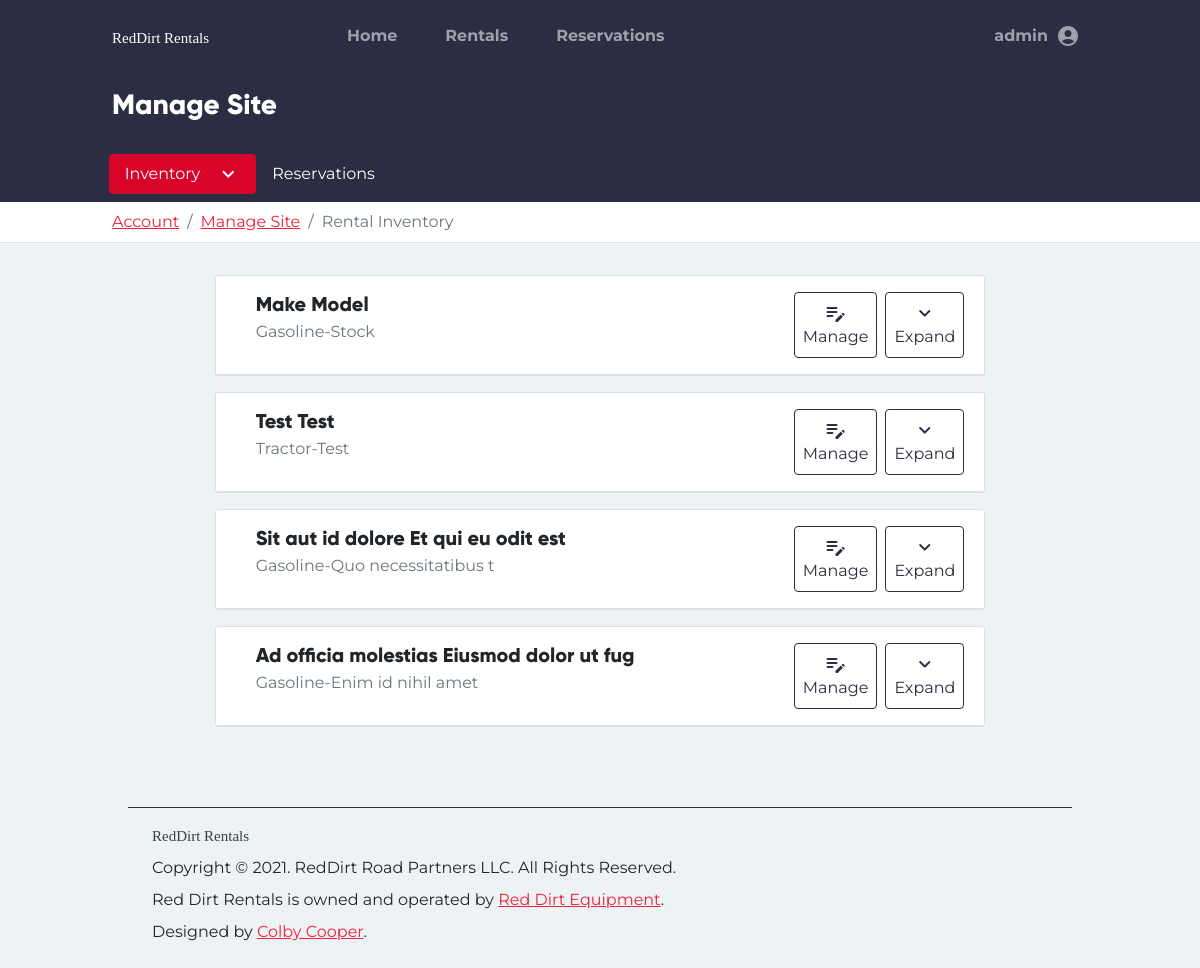
Page /admin/inventory (signed in) on the committed database.
### tables this page shows
CREATE TABLE users (
    id INTEGER PRIMARY KEY AUTOINCREMENT,
    firstname TEXT NOT NULL,
    lastname TEXT NOT NULL,
    phonenumber TEXT NOT NULL,
    email TEXT NOT NULL,
    password BLOB NOT NULL,
    groups TEXT NOT NULL,
    address TEXT NOT NULL,
    city TEXT NOT NULL,
    state TEXT NOT NULL,
    zip TEXT NOT NULL
);

CREATE TABLE inventory (
    id INTEGER PRIMARY KEY AUTOINCREMENT,
    category TEXT,
    make TEXT,
    model TEXT,
    fuel_type TEXT,
    horsepower TEXT, 
    deck_size TEXT,
    implements TEXT,
    stock TEXT,
    drive TEXT,
    rate FLOAT,
    image_paths BLOB,
    job_category TEXT,
    price_range TEXT, 
    is_available INTEGER DEFAULT 1,
    available_on DATE,
    rented_by TEXT,
    rent_queue TEXT,
    is_shown INTEGER DEFAULT 1,
    description TEXT,
    features TEXT
);

### rentals_app/admin.py (the view)
@admin.route('/inventory')
@login_required
@admin_only
def inventory():
    con, cur = helpers.connect_to_db()
    ids = list(cur.execute("SELECT id FROM inventory;").fetchall())
    rentals = []
    for id_list in ids:
        for id in id_list:
            rentals.append(Rental().find_rental(id))
    for rental in rentals:
        rental.implements = list(
            rental.implements
            .replace('[', '')
            .replace(']', '')
            .replace('\'', '')
            .split(',')
        )
        rental.image_paths = list(
            rental.image_paths
            .replace('[', '')
            .replace(']', '')
            .replace("'", '')
            .split(',')
        )
    reservations = list(cur.execute('SELECT * FROM reservations;').fetchall())
    con.close()
    return render_template('admin/index.html', rentals=rentals, reservations=reservations)

### rentals_app/auth.py (called while the page is built)
@auth.before_app_request
def fetch_current_user():
    userid = session.get('userid')
    if userid is None:
        g.user = None
    else:
        g.user = User.find_user(userid)

def login_required(view):
    @functools.wraps(view)
    def wrapped_view(**kwargs):
        if g.user is None:
            return redirect(url_for('auth.login'))
        if session.get('expire') < datetime.now():
            session.clear()
            flash('We care about your security. Please login again.')
            return redirect(url_for('auth.login'))
        return view(**kwargs)
    return wrapped_view

def admin_only(view):
    @functools.wraps(view)
    def wrapped_view(**kwargs):
        if g.user is None:
            return redirect(url_for('auth.login'))
        if g.user is not None and g.user.groups != 'admin':
            session.clear()
            return redirect(url_for('auth.login'))
        return view(**kwargs)
    return wrapped_view

### rentals_app/helpers.py (called while the page is built)
def connect_to_db():
    con = sqlite3.connect('/Users/colby/RedDirtRentals/database.db')
    return con, con.cursor()

### rentals_app/models/user.py (called while the page is built)
    def find_user(id) -> 'User':
        con, cur = helpers.connect_to_db()
        sql = """
        SELECT * FROM users WHERE id='{}'
        """.format(id)
        try:
            db = cur.execute(sql).fetchone()
            con.commit()
            return User(
                userid=db[0],
                firstname=db[1],
                lastname=db[2],
                phonenumber=db[3],
                email=db[4],
                password=db[5],
                groups=db[6],
                address=db[7],
                city=db[8],
                state=db[9],
                zip=db[10]
            )
        except Exception as ex:
            con.rollback()
            raise ex
        finally:
            con.close()

### rentals_app/templates/admin/index.html (shortened to what this page needs)
{% extends "base.html" %}
{% block content %}
<div class="container-fluid bg-dark">
    <div class="row">
        <div class="col-md-10 mx-auto">
            <h3 class="text-white py-3 fw-bold">Manage Site</h3>
        </div>
    </div>
</div>
<div class="container-fluid p-2 bg-dark">
    <div class="row">
        <div class="col-md-10 mx-auto">
            <ul class="nav nav-pills"
                id="tab_root">
                <li class="nav-item dropdown">
                    <a class="nav-link dropdown-toggle active bg-info text-white d-flex flex-row"
                       data-bs-toggle="dropdown"
                       id="inventory_active_elem"
                       role="button"
                       aria-expanded="false">
                        Inventory
                        <span class="material-icons-sharp ms-3">
                        </span>
                    </a>
                </li>
                <li class="nav-item">
                    <a class="nav-link text-white"
                       href="{{url_for('admin.reservations') }}"
                       id="reservations_tab_selector">
                        Reservations
                    </a>
                </li>
            </ul>
        </div>
    </div>
</div>
<div class="container-fluid bg-white border-bottom">
    <div class="row">
        <div class="col-md-10 mx-auto justify-content-center py-2">
            <nav aria-label="breadcrumb">
                <ol class="breadcrumb mb-0">
                    <li class="breadcrumb-item"><a href="/account">Account</a></li>
                    <li class="breadcrumb-item"><a href="/admin">Manage Site</a></li>
                    <li class="breadcrumb-item active"
                        aria-current="page">Rental Inventory</li>
                </ol>
            </nav>
        </div>
    </div>
</div>
<div class="container-fluid p-3 mb-3"
     id="inventory_tab_content">
    <div class="row">
        <div class="col-md-8 mx-auto">
            {% for rental in rentals %}
            <div class="card my-3"
                 id="inventory-panel-{{ rental.rental_id }}">
                <div class="card-header bg-white d-flex flex-row p-3 ">
                    <div class="container">
                        <h5 class="card-title fw-bold">
                            {{ rental.make }} {{ rental.model }}
                        </h5>
                        <p class="card-subtitle ff-primary text-muted">{{rental.category}}-{{rental.stock}}</p>
                    </div>
                    <a class="btn btn-outline-dark d-flex flex-column align-items-center p-2 mx-1 "
                       href="{{ url_for( 'admin.details', id=rental.rental_id) }} ">
                        <span class="material-icons-round">
                        </span>
                        Manage
                    </a>
                    <a class="btn btn-outline-dark d-flex flex-column align-items-center p-2 mx-1"
                       data-bs-toggle="collapse"
                       href="#collapse_rental_{{rental.rental_id}}"
                       aria-expanded="false"
                       aria-controls="collapse_rental_{{rental.rental_id}}">
                        <span class="material-icons-round">
                        </span>
                        Expand
                    </a>
                </div>
            </div>
            {% endfor %}
        </div>
    </div>
</div>
{% endblock %}

### rentals_app/templates/base.html (shortened to what this page needs)
<!doctype html>
<html lang="en">
<head>
    <link rel="stylesheet"
          href="{{url_for('static', filename='global.css')}}">
</head>
<body class="bg-light">
    <div class="row mx-0 bg-dark">
        <div class="col-md-10 mx-auto">
            <nav class="navbar navbar-expand-lg navbar-dark bg-dark py-3">
                <a href="{{url_for('index.root')}}"
                   class="navbar-brand">
                    <img src="{{ url_for('static', filename='img/logo_white.svg') }}">
                </a>
                <div class="collapse navbar-collapse"
                     id="nav_main">
                    <ul class="navbar-nav w-100">
                        <li class="nav-item mx-3">
                            <a class="nav-link fw-bold {%if url_for(request.endpoint, id=0) == '/'%}active{%endif%}"
                               aria-current="page"
                               href="{{ url_for('index.root') }}">Home</a>
                        </li>
                        <li class="nav-item px-3">
                            <a class="nav-link fw-bold {%if '/rentals/' in url_for(request.endpoint, id=0)%}active{%endif%}"
                               href="{{url_for('Rentals.all_rentals')}}">Rentals</a>
                        </li>
                        <li class="nav-item mx-3 {%if'/account/reservations/' in url_for(request.endpoint, id=0)%}active{%endif%}">
                            <a class="nav-link fw-bold"
                               href="{{url_for('account.reservations', id=None)}}">Reservations</a>
                        </li>
                        {% if g.user != None %}
                        <li class="nav-item dropdown dropdown-dark ms-lg-auto">
                            <a class="nav-link dropdown-toggle d-flex flex-row align-items-center fw-bold {%if '/account' in url_for(request.endpoint, id=0)%}active{%endif%}"
                               href="#"
                               data-bs-toggle="dropdown"
                               aria-expanded="false">
                                <span class="me-2">{{g.user.firstname}}</span>
                                <span class="material-icons-round">
                                </span>
                            </a>
                        </li>
                        {% endif %}
                    </ul>
                </div>
            </nav>
        </div>
    </div>
    {% block content %} {% endblock %}
    <div class="row mx-0">
        <div class="col-md-10 mx-auto">
            <footer class="p-3">
                <div class="container mt-3 border-top border-dark pt-3">
                    <img src="{{ url_for('static', filename='img/logo_dark.svg') }}"
                         class="img-fluid">
                    <p class="my-2">Copyright &copy; 2021. RedDirt Road Partners LLC. All Rights Reserved.</p>
                    <p class="my-2">Red Dirt Rentals is owned and operated by <a href="https://reddirtequipment.com"
                           target="_blank">Red Dirt Equipment</a>.</p>
                    <p class="mb-2">Designed by <a href="mailto:ccooper@reddirtequipment.com">Colby Cooper</a>.</p>
                </div>
            </footer>
        </div>
    </div>
</body>
</html>

### rows in the picture
users: user.firstname "admin"
inventory: make "Make", model "Model", category "Gasoline", stock "Stock"
inventory: make "Test", model "Test", category "Tractor", stock "Test"
inventory: make "Sit aut id dolore", model "Et qui eu odit est", category "Gasoline", stock "Quo necessitatibus t"
inventory: make "Ad officia molestias", model "Eiusmod dolor ut fug", category "Gasoline", stock "Enim id nihil amet"
